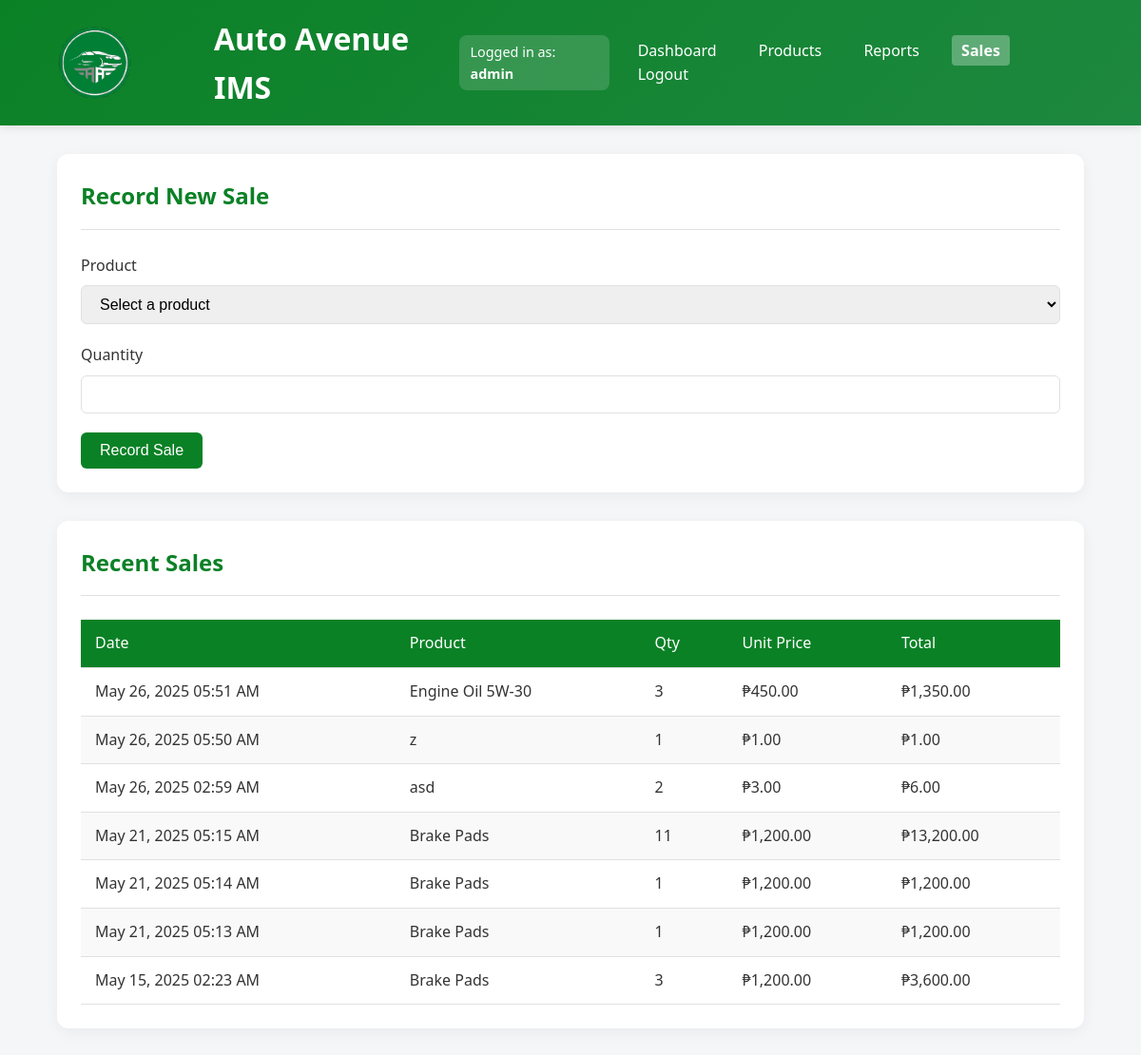
Page /sales.php (signed in) on the earlier database version.
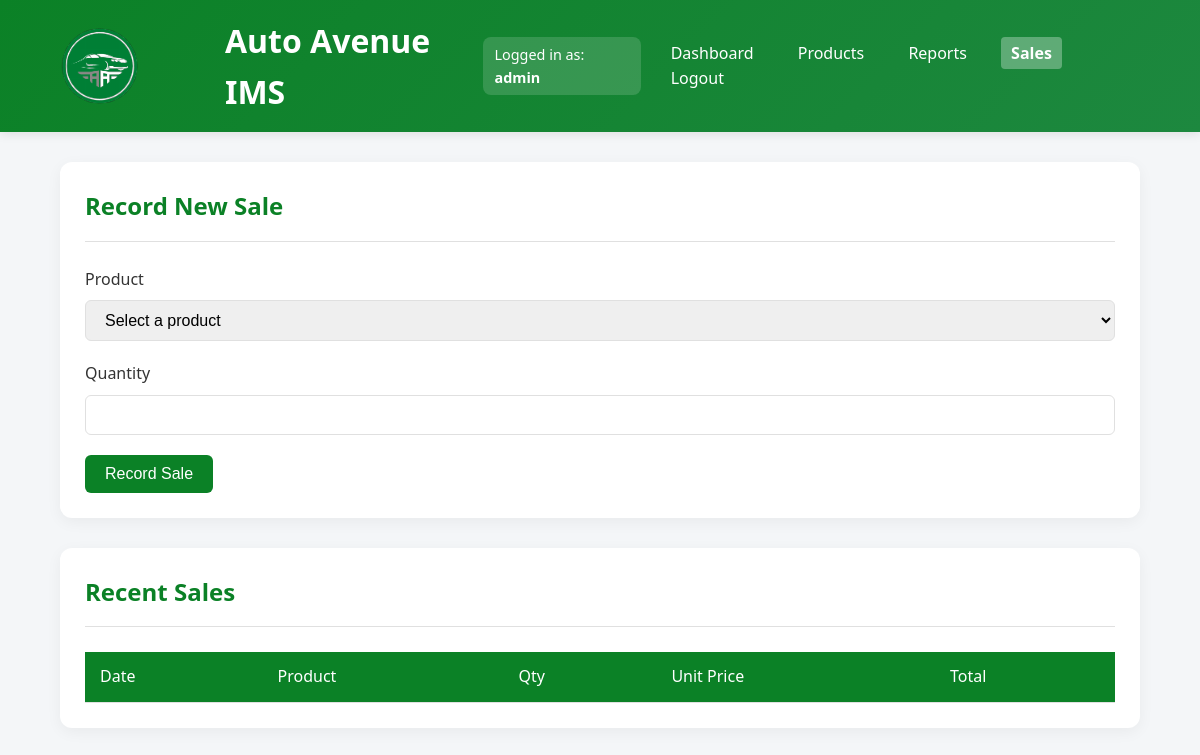
Same page on the later database version.
### tables this page shows
CREATE TABLE `sales` (
  `sale_id` INT AUTO_INCREMENT PRIMARY KEY,
  `product_id` INT,
  `quantity_sold` INT NOT NULL,
  `unit_price` DECIMAL(10,2) NOT NULL,
  `total_price` DECIMAL(10,2) NOT NULL,
  `customer_name` VARCHAR(100),
  `customer_contact` VARCHAR(50),
  `sold_by` INT,
  `sale_date` TIMESTAMP DEFAULT CURRENT_TIMESTAMP,
  `notes` TEXT,
  `is_refunded` BOOLEAN DEFAULT FALSE,
  `refund_reason` TEXT,
  FOREIGN KEY (`product_id`) REFERENCES `products`(`product_id`) ON DELETE SET NULL,
  FOREIGN KEY (`sold_by`) REFERENCES `users`(`user_id`) ON DELETE SET NULL,
  INDEX `idx_sale_date` (`sale_date`)
);

CREATE TABLE `products` (
  `product_id` INT AUTO_INCREMENT PRIMARY KEY,
  `name` VARCHAR(100) NOT NULL,
  `description` TEXT,
  `quantity` INT NOT NULL DEFAULT 0,
  `price` DECIMAL(10,2) NOT NULL,
  `cost_price` DECIMAL(10,2),
  `category` VARCHAR(50),
  `supplier` VARCHAR(100),
  `supplier_contact` VARCHAR(100),
  `min_stock_level` INT DEFAULT 10,
  `is_active` BOOLEAN DEFAULT TRUE,
  `created_by` INT,
  `created_at` TIMESTAMP DEFAULT CURRENT_TIMESTAMP,
  `updated_at` TIMESTAMP DEFAULT CURRENT_TIMESTAMP ON UPDATE CURRENT_TIMESTAMP,
  `deleted_at` TIMESTAMP NULL,
  FOREIGN KEY (`created_by`) REFERENCES `users`(`user_id`) ON DELETE SET NULL,
  INDEX `idx_active` (`is_active`),
  INDEX `idx_category` (`category`)
);

### sales.php (the view, shortened to what this page needs)
<?php
require_once __DIR__ . '/includes/config.php';
$sales_result = $conn->query("
    SELECT s.sale_id, p.name, s.quantity_sold, p.price, (s.quantity_sold * p.price) as total, s.sale_date
    FROM sales s
    LEFT JOIN products p ON s.product_id = p.product_id
    ORDER BY s.sale_date DESC LIMIT 50
");
?>
<!DOCTYPE html>
<html lang="en">
<head>
</head>
<body>
    <header>
        <div class="container">
      <div style="display: flex; align-items: center; gap: 15px;">
  <img src="autoavelogo.svg" alt="Auto Avenue Logo" class="logo" width="150">
  <h1>Auto Avenue IMS</h1>
</div>
            <div style="background-color: rgba(255, 255, 255, 0.15); padding: 6px 12px; border-radius: 8px; font-size: 0.9rem;">
    Logged in as: <strong><?= htmlspecialchars($_SESSION['role']) ?></strong>
  </div>
            <nav>
               <a href="dashboard.php">Dashboard</a>
        <a href="products.php">Products</a>
        <a href="reports.php">Reports</a>
        <a href="sales.php"class="active">Sales</a>
        <a href="logout.php">Logout</a>
            </nav>
        </div>
    </header>
    <main class="main-content">
        <div class="section">
            <div class="page-header">
                <h2>Record New Sale</h2>
            </div>
            <form method="POST">
                <div class="form-group">
                    <label for="product_id">Product</label>
                    <select id="product_id" name="product_id" required>
                        <option value="">Select a product</option>
                    </select>
                </div>
                <div class="form-group">
                    <label for="quantity">Quantity</label>
                    <input type="number" id="quantity" name="quantity" min="1" required>
                </div>
                <button type="submit" class="btn">Record Sale</button>
            </form>
        </div>
        <div class="section">
            <div class="page-header">
                <h2>Recent Sales</h2>
            </div>
            <table>
                <thead>
                    <tr>
                        <th>Date</th>
                        <th>Product</th>
                        <th>Qty</th>
                        <th>Unit Price</th>
                        <th>Total</th>
                    </tr>
                </thead>
                <tbody>
                    <?php while ($sale = $sales_result->fetch_assoc()): ?>
                        <tr>
                            <td><?= date('M j, Y h:i A', strtotime($sale['sale_date'])) ?></td>
                            <td><?= htmlspecialchars($sale['name'] ?? 'Deleted Product') ?></td>
                            <td><?= $sale['quantity_sold'] ?></td>
                            <td>₱<?= number_format($sale['price'], 2) ?></td>
                            <td>₱<?= number_format($sale['total'], 2) ?></td>
                        </tr>
                    <?php endwhile; ?>
                </tbody>
            </table>
        </div>
    </main>
</body>
</html>

Differences in the rows shown:
removed sales: sale_date "May 26, 2025 05:51 AM", product.name "Engine Oil 5W-30", quantity_sold "3", product.price "450.00", total "1,350.00"
removed sales: sale_date "May 26, 2025 05:50 AM", product.name "z", quantity_sold "1", product.price "1.00", total "1.00"
removed sales: sale_date "May 26, 2025 02:59 AM", product.name "asd", quantity_sold "2", product.price "3.00", total "6.00"
removed sales: sale_date "May 21, 2025 05:15 AM", product.name "Brake Pads", quantity_sold "11", product.price "1,200.00", total "13,200.00"
removed sales: sale_date "May 21, 2025 05:14 AM", product.name "Brake Pads", quantity_sold "1", product.price "1,200.00", total "1,200.00"
removed sales: sale_date "May 21, 2025 05:13 AM", product.name "Brake Pads", quantity_sold "1", product.price "1,200.00", total "1,200.00"
removed sales: sale_date "May 15, 2025 02:23 AM", product.name "Brake Pads", quantity_sold "3", product.price "1,200.00", total "3,600.00"
